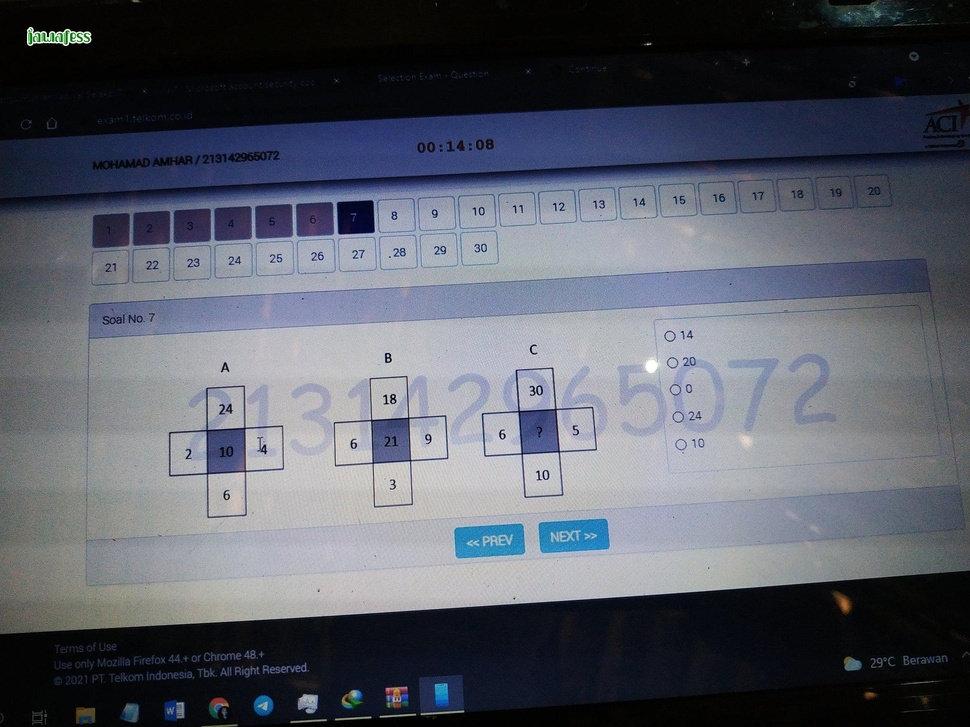
#> input picture temp2.jpg, 970 x 727 px, shrunk from 2048 x 1536 before the run
$ python mark.py
#> lines starting #> are read from the running program, lines starting #| are printed output that depends on the picture
from PIL import Image, ImageDraw, ImageFont
caption = 'jawafess'
img = Image.open('temp2.jpg')
#> img is the input picture: PIL image 970x727 RGB; mean R, G, B 88.4, 92.3, 102.9
d = ImageDraw.Draw(img)
font = ImageFont.truetype('upakarti.ttf', size=40)
d.text((60, 60), caption, fill='green', font=font, spacing=3, align = 'center', stroke_width=3, stroke_fill= 'white')
img.save('temp3.jpg')
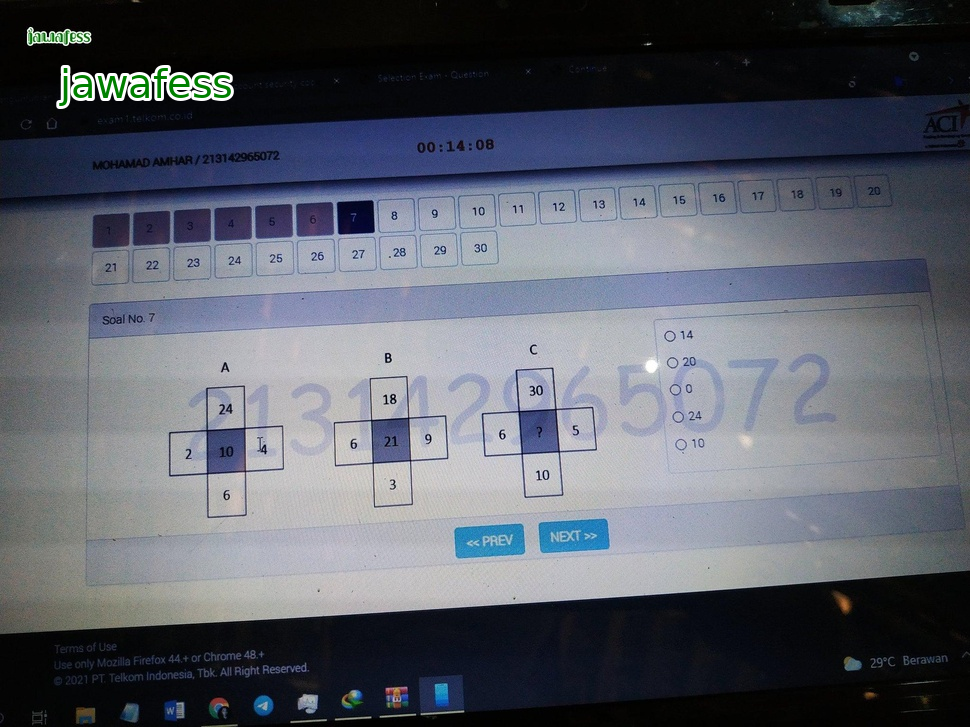
#> saved as temp3.jpg: PIL image 970x727 RGB; mean R, G, B 89.4, 93.6, 103.9
